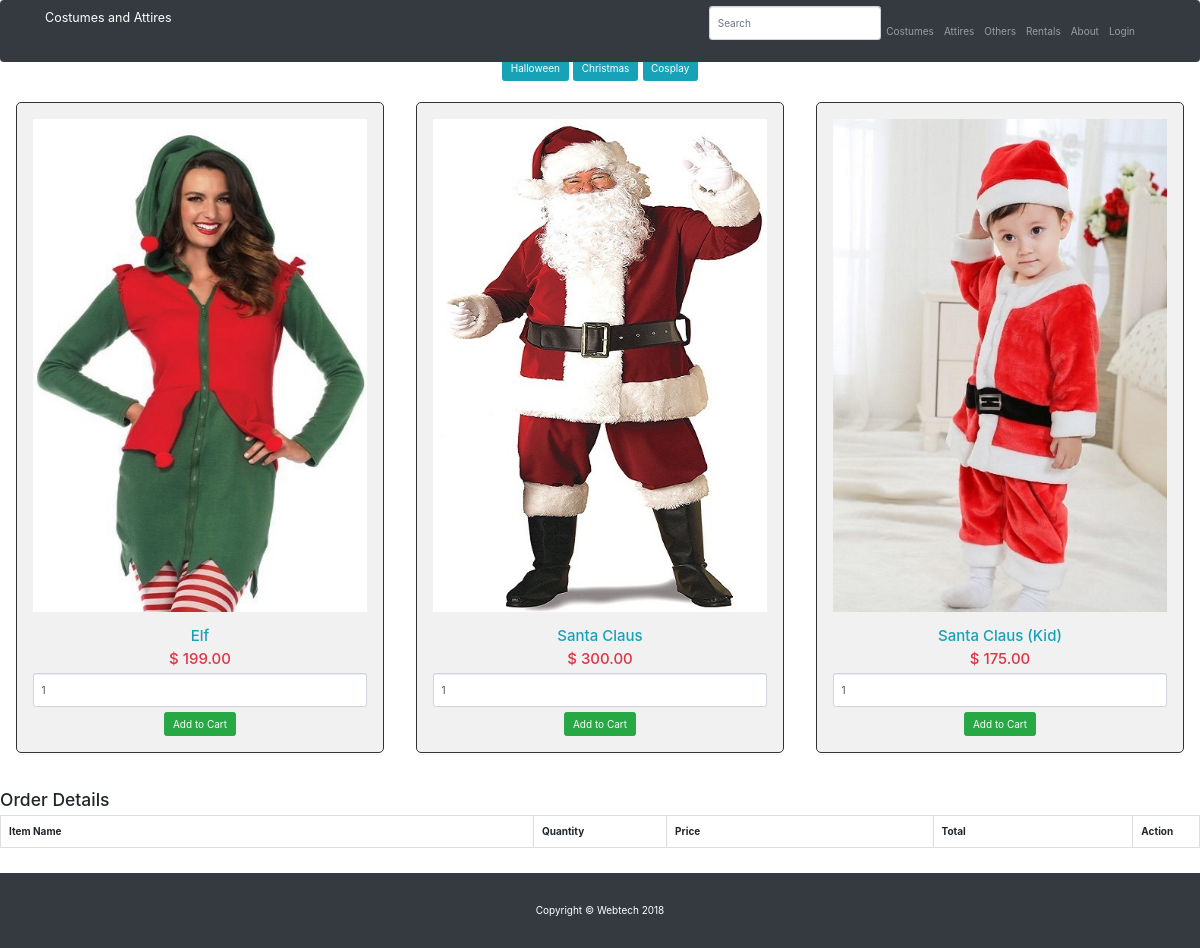
The app's page /christmas.php with its own data.
### tables this page shows
CREATE TABLE `christmas` (
  `id` int(11) NOT NULL,
  `name` varchar(255) NOT NULL,
  `image` varchar(255) NOT NULL,
  `price` double(10,2) NOT NULL
);

### christmas.php (the view, shortened to what this page needs)
<?php
$connect = mysqli_connect("localhost", "root", "", "rent");
?>
<?php include 'inc/header.php'; ?>
      <h3 align="center">
      <a href="halloween.php" class="btn btn-info" role="button">Halloween</a>
      <a href="christmas.php" class="btn btn-info" role="button">Christmas</a>
      <a href="cosplay.php" class="btn btn-info" role="button">Cosplay</a></h3>
      <br/>
			<?php
				$query = "SELECT * FROM christmas ORDER BY id ASC";
				$result = mysqli_query($connect, $query);
				if(mysqli_num_rows($result) > 0)
				{
					while($row = mysqli_fetch_array($result))
					{
				?>
			<div class="col-md-4">
				<form method="post" action="costumes.php?action=add&id=<?php echo $row["id"]; ?>">
					<div class="panel">
					<div style="border:1px solid #333; background-color:#f1f1f1; border-radius:5px; padding:16px;" align="center">
						<img src="images/<?php echo $row["image"]; ?>" class="img-responsive" /><br />
						<h4 class="text-info"><?php echo $row["name"]; ?></h4>
						<h4 class="text-danger">$ <?php echo $row["price"]; ?></h4>
						<input type="text" name="quantity" value="1" class="form-control" />
						<input type="submit" name="add_to_cart" style="margin-top:5px;" class="btn btn-success" value="Add to Cart" />
					</div>
				</div>
				</form>
			</div>
			<?php
					}
				}
			?>
			<br />
			<h3>Order Details</h3>
			<div class="table-responsive">
				<table class="table table-bordered">
					<tr>
						<th width="40%">Item Name</th>
						<th width="10%">Quantity</th>
						<th width="20%">Price</th>
						<th width="15%">Total</th>
						<th width="5%">Action</th>
					</tr>
				</table>
			</div>
	<?php include 'inc/footer.php'; ?>

### css/heroic-features.css (style rules this page uses)
body { padding-top: 54px; }
@media (min-width: 992px) { body { padding-top: 56px; } }

### records on screen
christmas: image (picture), name "Elf", price "199.00"
christmas: image (picture), name "Santa Claus", price "300.00"
christmas: image (picture), name "Santa Claus (Kid)", price "175.00"
